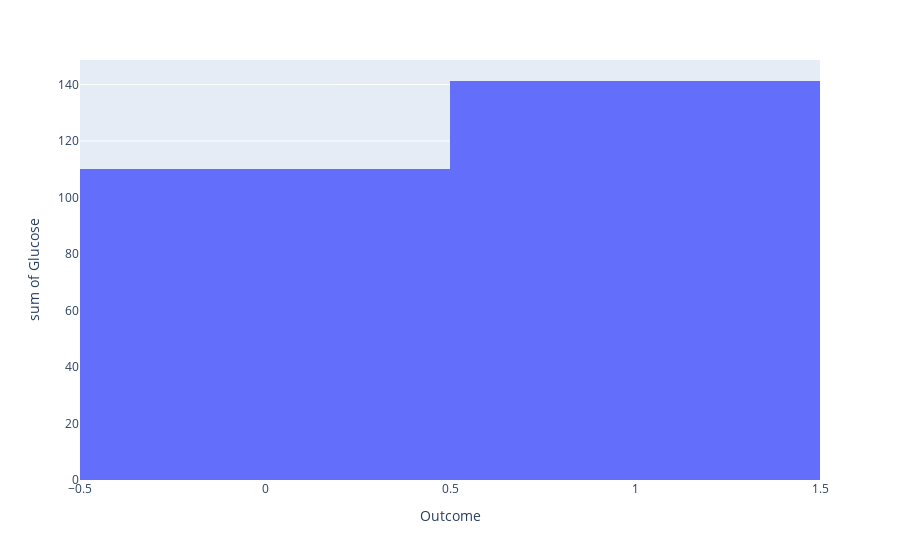

Here is the notebook cell this chart was saved with:
### Code cell
fig2= plx.histogram(Glucose1, x="Outcome", y='Glucose')
fig2.show()

### Figure 1 — Plotly figure (JSON) as saved in the notebook; plotly's stock layout.template omitted (floating-point values rounded to 4 significant figures)
{"data": [{"alignmentgroup": "True", "bingroup": "x", "histfunc": "sum", "hovertemplate": "Outcome=%{x}<br>sum of Glucose=%{y}<extra></extra>", "legendgroup": "", "marker": {"color": "#636efa", "pattern": {"shape": ""}}, "name": "", "offsetgroup": "", "orientation": "v", "showlegend": false, "type": "histogram", "x": [1, 0], "xaxis": "x", "y": [141.3, 110.0], "yaxis": "y"}], "layout": {"barmode": "relative", "legend": {"tracegroupgap": 0}, "margin": {"t": 60}, "xaxis": {"anchor": "y", "domain": [0, 1], "title": {"text": "Outcome"}}, "yaxis": {"anchor": "x", "domain": [0, 1], "title": {"text": "sum of Glucose"}}}}
